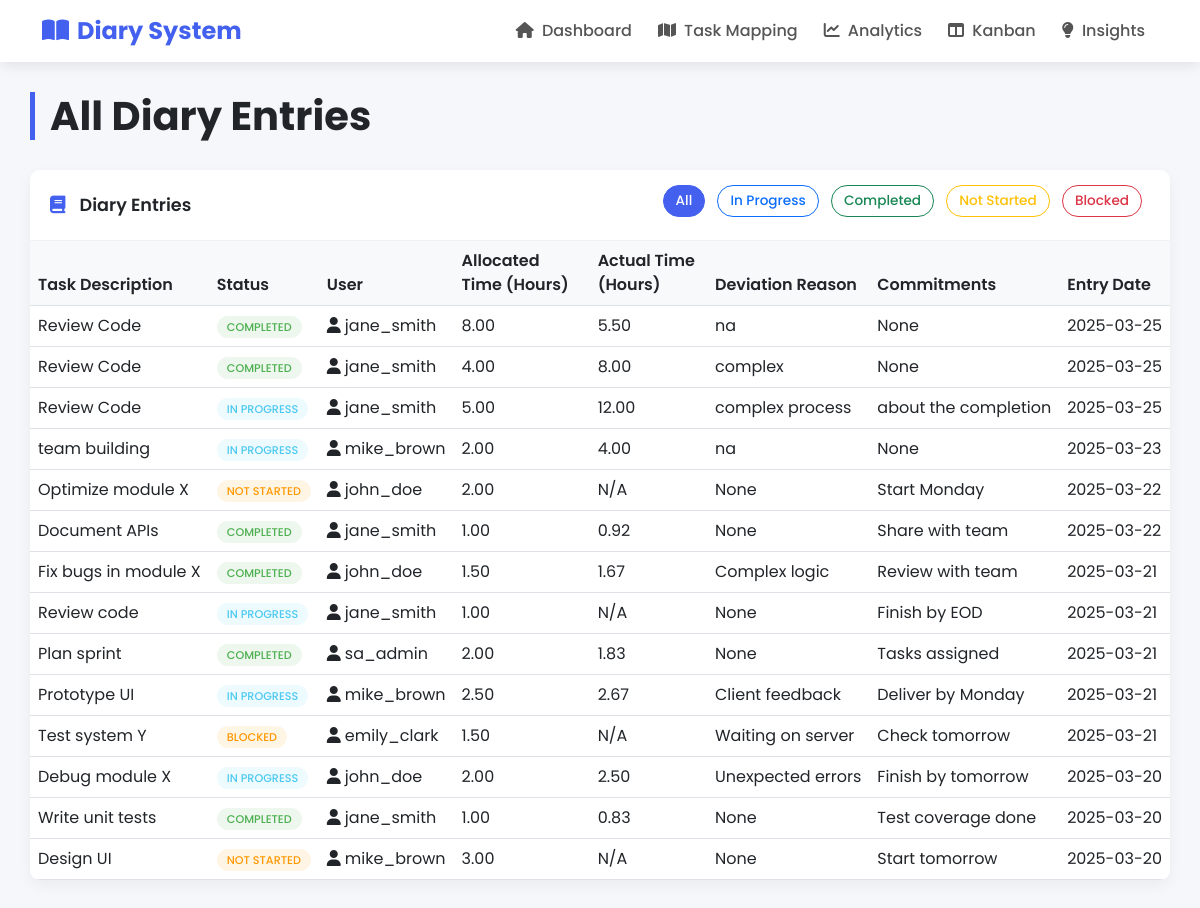
Before: /diary_entries.php with the older database file.
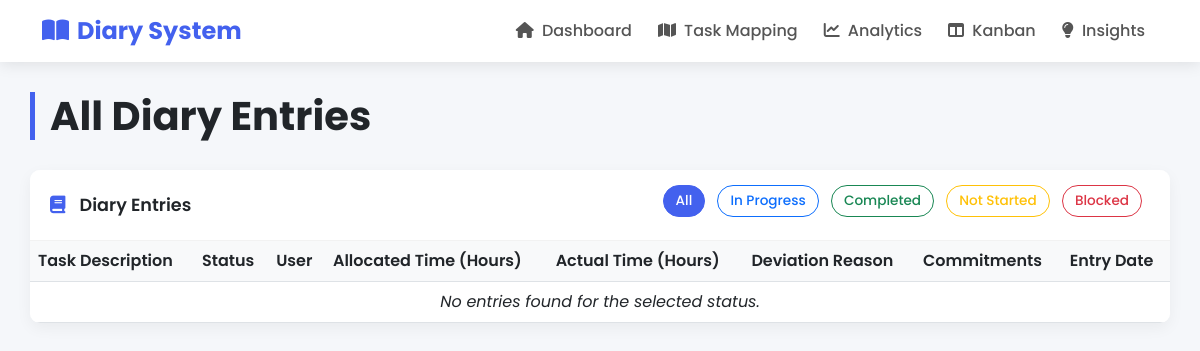
After: the same page with the newer database file.
### tables this page shows
CREATE TABLE `workdiary` (
  `EntryID` int(11) NOT NULL,
  `UserID` int(11) NOT NULL,
  `EntryDate` date NOT NULL DEFAULT curdate(),
  `TaskDescription` varchar(500) NOT NULL,
  `TaskStatus` enum('Not Started','In Progress','Completed','Blocked') DEFAULT 'Not Started',
  `AllocatedTime` decimal(5,2) NOT NULL,
  `ActualTime` decimal(5,2) DEFAULT NULL,
  `DeviationReason` text DEFAULT NULL,
  `PersonalInsights` text DEFAULT NULL,
  `Commitments` text DEFAULT NULL,
  `GeneralObservations` text DEFAULT NULL,
  `ImprovementSuggestions` text DEFAULT NULL,
  `CreatedAt` datetime DEFAULT current_timestamp(),
  `UpdatedAt` datetime DEFAULT current_timestamp() ON UPDATE current_timestamp(),
  `IsPrivate` tinyint(1) DEFAULT 0
);

CREATE TABLE `users` (
  `UserID` int(11) NOT NULL,
  `Username` varchar(50) NOT NULL,
  `Email` varchar(100) NOT NULL,
  `Role` varchar(50) DEFAULT 'Team Member'
);

### diary_entries.php (the view, shortened to what the changed rows need)
<?php include 'config.php'; ?>
<!DOCTYPE html>
<html lang="en">
<head>
    <link href="https://cdn.jsdelivr.net/npm/bootstrap@5.3.0/dist/css/bootstrap.min.css" rel="stylesheet">
    <link rel="stylesheet" href="https://cdnjs.cloudflare.com/ajax/libs/font-awesome/6.4.0/css/all.min.css">
</head>
<body>
    <div class="container dashboard-container">
        <h1 class="page-title">All Diary Entries</h1>
        <div class="row">
            <div class="col-12">
                <div class="card">
                    <div class="card-body p-0">
                        <div class="table-responsive">
                            <table class="table table-hover">
                                <thead>
                                    <tr>
                                        <th>Task Description</th>
                                        <th>Status</th>
                                        <th>User</th>
                                        <th>Allocated Time (Hours)</th>
                                        <th>Actual Time (Hours)</th>
                                        <th>Deviation Reason</th>
                                        <th>Commitments</th>
                                        <th>Entry Date</th>
                                    </tr>
                                </thead>
                                <tbody id="diaryTable">
                                    <?php
                                    $sql = "SELECT w.TaskDescription, w.TaskStatus, u.Username,
                                            w.AllocatedTime, w.ActualTime, w.DeviationReason,
                                            w.Commitments, w.EntryDate
                                            FROM WorkDiary w
                                            JOIN Users u ON w.UserID = u.UserID ";
                                    $sql .= "ORDER BY w.EntryDate DESC";
                                    $stmt = $pdo->prepare($sql);
                                    $stmt->execute();
                                    $rowCount = 0;
                                    while ($row = $stmt->fetch()) {
                                        $rowCount++;
                                        $statusClass = "";
                                        switch (strtolower($row['TaskStatus'])) {
                                            case 'in progress':
                                                $statusClass = "status-active";
                                                break;
                                            case 'completed':
                                                $statusClass = "status-completed";
                                                break;
                                            case 'not started':
                                            case 'blocked':
                                                $statusClass = "status-pending";
                                                break;
                                        }
                                        echo "<tr>";
                                        echo "<td>{$row['TaskDescription']}</td>";
                                        echo "<td><span class='status-badge {$statusClass}'>{$row['TaskStatus']}</span></td>";
                                        echo "<td><i class='fas fa-user me-1'></i>{$row['Username']}</td>";
                                        echo "<td>" . ($row['AllocatedTime'] ?? 'N/A') . "</td>";
                                        echo "<td>" . ($row['ActualTime'] ?? 'N/A') . "</td>";
                                        echo "<td>" . ($row['DeviationReason'] ?? 'None') . "</td>";
                                        echo "<td>" . ($row['Commitments'] ?? 'None') . "</td>";
                                        echo "<td>{$row['EntryDate']}</td>";
                                        echo "</tr>";
                                    }
                                    if ($rowCount == 0) {
                                        echo "<tr><td colspan='8' class='no-results'>No entries found for the selected status.</td></tr>";
                                    }
                                    ?>
                                </tbody>
                            </table>
                        </div>
                    </div>
                </div>
            </div>
        </div>
    </div>
</body>
</html>

Changed rows visible on the page:
removed workdiary: TaskDescription "Review Code", TaskStatus "COMPLETED", UserID.Username "jane_smith", AllocatedTime "8.00", ActualTime "5.50", DeviationReason "na", Commitments "None", EntryDate "2025-03-25"
removed workdiary: TaskDescription "Review Code", TaskStatus "COMPLETED", UserID.Username "jane_smith", AllocatedTime "4.00", ActualTime "8.00", DeviationReason "complex", Commitments "None", EntryDate "2025-03-25"
removed workdiary: TaskDescription "Review Code", TaskStatus "IN PROGRESS", UserID.Username "jane_smith", AllocatedTime "5.00", ActualTime "12.00", DeviationReason "complex process", Commitments "about the completion", EntryDate "2025-03-25"
removed workdiary: TaskDescription "team building", TaskStatus "IN PROGRESS", UserID.Username "mike_brown", AllocatedTime "2.00", ActualTime "4.00", DeviationReason "na", Commitments "None", EntryDate "2025-03-23"
removed workdiary: TaskDescription "Optimize module X", TaskStatus "NOT STARTED", UserID.Username "john_doe", AllocatedTime "2.00", ActualTime "N/A", DeviationReason "None", Commitments "Start Monday", EntryDate "2025-03-22"
removed workdiary: TaskDescription "Document APIs", TaskStatus "COMPLETED", UserID.Username "jane_smith", AllocatedTime "1.00", ActualTime "0.92", DeviationReason "None", Commitments "Share with team", EntryDate "2025-03-22"
removed workdiary: TaskDescription "Fix bugs in module X", TaskStatus "COMPLETED", UserID.Username "john_doe", AllocatedTime "1.50", ActualTime "1.67", DeviationReason "Complex logic", Commitments "Review with team", EntryDate "2025-03-21"
removed workdiary: TaskDescription "Review code", TaskStatus "IN PROGRESS", UserID.Username "jane_smith", AllocatedTime "1.00", ActualTime "N/A", DeviationReason "None", Commitments "Finish by EOD", EntryDate "2025-03-21"
removed workdiary: TaskDescription "Plan sprint", TaskStatus "COMPLETED", UserID.Username "sa_admin", AllocatedTime "2.00", ActualTime "1.83", DeviationReason "None", Commitments "Tasks assigned", EntryDate "2025-03-21"
removed workdiary: TaskDescription "Prototype UI", TaskStatus "IN PROGRESS", UserID.Username "mike_brown", AllocatedTime "2.50", ActualTime "2.67", DeviationReason "Client feedback", Commitments "Deliver by Monday", EntryDate "2025-03-21"
removed workdiary: TaskDescription "Test system Y", TaskStatus "BLOCKED", UserID.Username "emily_clark", AllocatedTime "1.50", ActualTime "N/A", DeviationReason "Waiting on server", Commitments "Check tomorrow", EntryDate "2025-03-21"
removed workdiary: TaskDescription "Debug module X", TaskStatus "IN PROGRESS", UserID.Username "john_doe", AllocatedTime "2.00", ActualTime "2.50", DeviationReason "Unexpected errors", Commitments "Finish by tomorrow", EntryDate "2025-03-20"
removed workdiary: TaskDescription "Write unit tests", TaskStatus "COMPLETED", UserID.Username "jane_smith", AllocatedTime "1.00", ActualTime "0.83", DeviationReason "None", Commitments "Test coverage done", EntryDate "2025-03-20"
removed workdiary: TaskDescription "Design UI", TaskStatus "NOT STARTED", UserID.Username "mike_brown", AllocatedTime "3.00", ActualTime "N/A", DeviationReason "None", Commitments "Start tomorrow", EntryDate "2025-03-20"
Other visible differences:
text now shown: "No entries found for the selected status."
